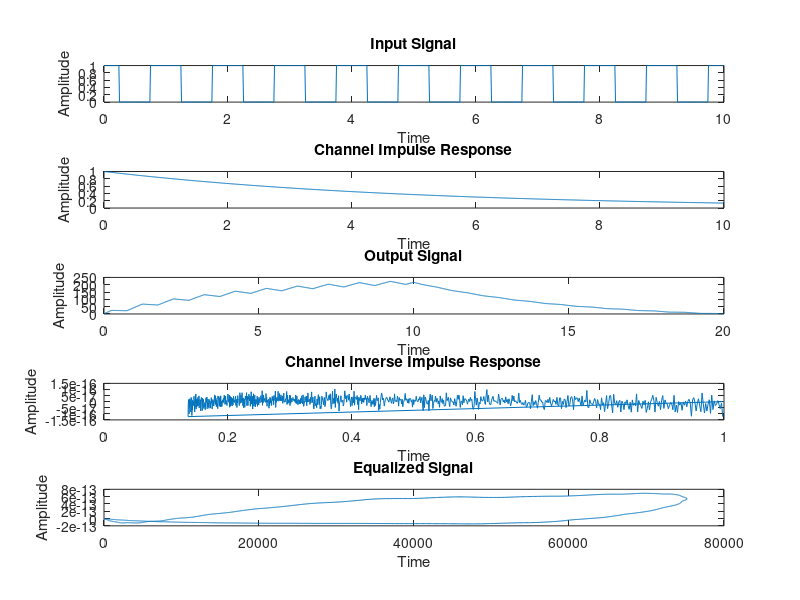
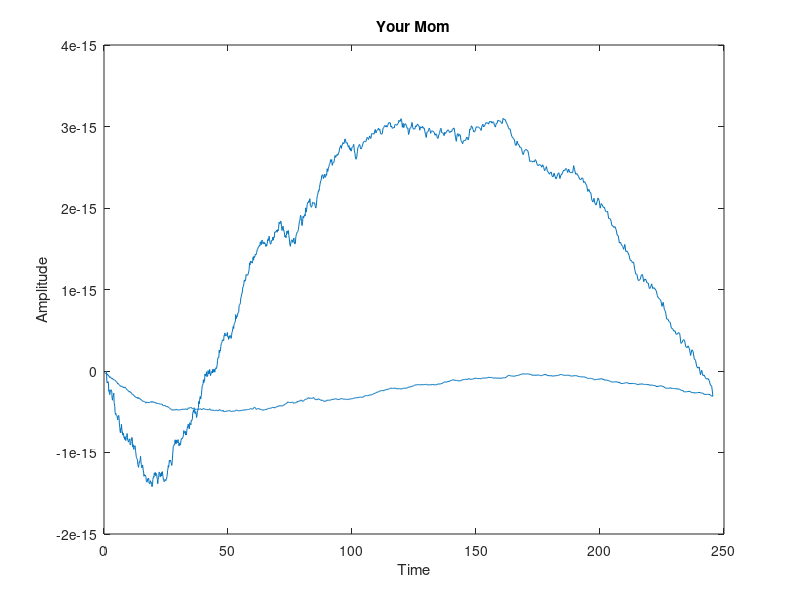

Source code (MATLAB) for these figures, in order:
close all
clc


%--------------------------------------------------------------------------


% Define time vector
% parameters
ts = 0.01;                  % increment 1/100 second
total_duration = 10;        % for 10 seconds 

t = 0:ts:total_duration-ts;     % time vector


%--------------------------------------------------------------------------


% Define the input signal
% parameters 
pulse_width = 0.5;      % width of each rectangular pulse
pulse_interval = 1;     % interval between pulses

x_t = zeros(size(t));       % initialize input signal 

% create trail of rectangular pulses
for n = 0:pulse_interval:total_duration      
    x_t = x_t + rectpuls(t-n, pulse_width);
end


%--------------------------------------------------------------------------


% Define the channel impulse response
h_t = exp(-0.2*t); % e^-0.2 , e^-0.4 , ...


%--------------------------------------------------------------------------


% Convolve the input with the channel impulse response
y_t = conv(x_t, h_t);

% create new time axis for output
t_output = 0:ts:total_duration*2-ts-ts;


%--------------------------------------------------------------------------


% Equalization

% Define inverse impulse response 

% https://www.mathworks.com/help/matlab/math/fourier-transforms.html 
h_f = fft(h_t);                             % to frequency domain  
%fs = 1/ts;
%f = (0:length(h_f)-1)*fs/length(h_f);

h_f_inv = conj(h_f);                        % inverse in frequency domain
h_t_inv = ifft(h_f_inv);                    % back to time domain 



% Convolve output with inverse impulse response
z_t = conv(y_t,h_t_inv);    % equalized signal         


%--------------------------------------------------------------------------


% Plot the signals
figure('Position', [100, 100, 800, 600]);

% x_t
subplot(5,1,1);
plot(t, x_t);
xlabel('Time');
ylabel('Amplitude');
title('Input Signal');

% h_t
subplot(5,1,2);
plot(t,h_t)
xlabel('Time');
ylabel('Amplitude');
title('Channel Impulse Response');

% y_t
subplot(5,1,3);
plot(t_output,y_t);
xlabel('Time');
ylabel('Amplitude');
title('Output Signal');

% h_t_inv
subplot(5,1,4);
plot(h_t_inv);
xlabel('Time');
ylabel('Amplitude');
title('Channel Inverse Impulse Response');

% z_t (equalized signal)
subplot(5,1,5);
plot(z_t);
xlabel('Time');
ylabel('Amplitude');
title('Equalized Signal');


%--------------------------------------------------------------------------

your_mom = conv(h_t,h_t_inv);

figure;
plot(your_mom);
xlabel('Time');
ylabel('Amplitude');
title('Your Mom');


%--------------------------------------------------------------------------



%Plot the frequency response of the channel
%figure;
%freqz(h_t);
%xlabel('Frequency');
%ylabel('Magnitude');
%title('Channel Frequency Response');